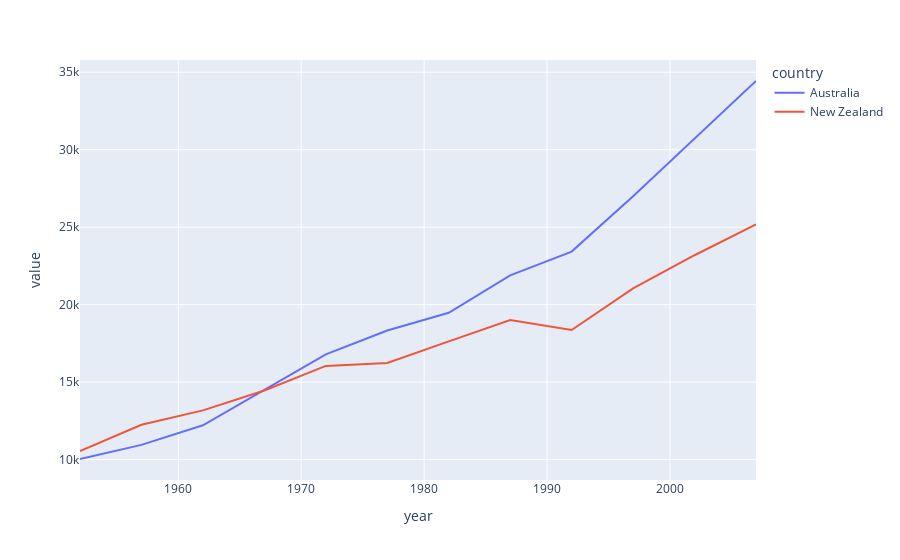

Notebook code cell kept with this figure:
### Code cell
fig = px.line(df_gdp_o, x = "year", y = "value", color = "country")
fig.show()

### Figure 1 — Plotly figure (JSON) as saved in the notebook; plotly's stock layout.template omitted (floating-point values rounded to 4 significant figures)
{"data": [{"hovertemplate": "country=Australia<br>year=%{x}<br>value=%{y}<extra></extra>", "legendgroup": "Australia", "line": {"color": "#636efa", "dash": "solid"}, "mode": "lines", "name": "Australia", "orientation": "v", "showlegend": true, "type": "scatter", "x": [1952, 1957, 1962, 1967, 1972, 1977, 1982, 1987, 1992, 1997, 2002, 2007], "xaxis": "x", "y": [10040.0, 10950.0, 12220.0, 14530.0, 16790.0, 18330.0, 19477, 21890.0, 23420.0, 27000.0, 30690.0, 34440.0], "yaxis": "y"}, {"hovertemplate": "country=New Zealand<br>year=%{x}<br>value=%{y}<extra></extra>", "legendgroup": "New Zealand", "line": {"color": "#EF553B", "dash": "solid"}, "mode": "lines", "name": "New Zealand", "orientation": "v", "showlegend": true, "type": "scatter", "x": [1952, 1957, 1962, 1967, 1972, 1977, 1982, 1987, 1992, 1997, 2002, 2007], "xaxis": "x", "y": [10560.0, 12250.0, 13180.0, 14460.0, 16046, 16230.0, 17630.0, 19010.0, 18360.0, 21050.0, 23190.0, 25185], "yaxis": "y"}], "layout": {"autosize": true, "legend": {"title": {"text": "country"}, "tracegroupgap": 0}, "margin": {"t": 60}, "xaxis": {"anchor": "y", "autorange": true, "domain": [0, 1], "range": [1952, 2007], "title": {"text": "year"}, "type": "linear"}, "yaxis": {"anchor": "x", "autorange": true, "domain": [0, 1], "range": [8684.0, 35790.0], "title": {"text": "value"}, "type": "linear"}}}
